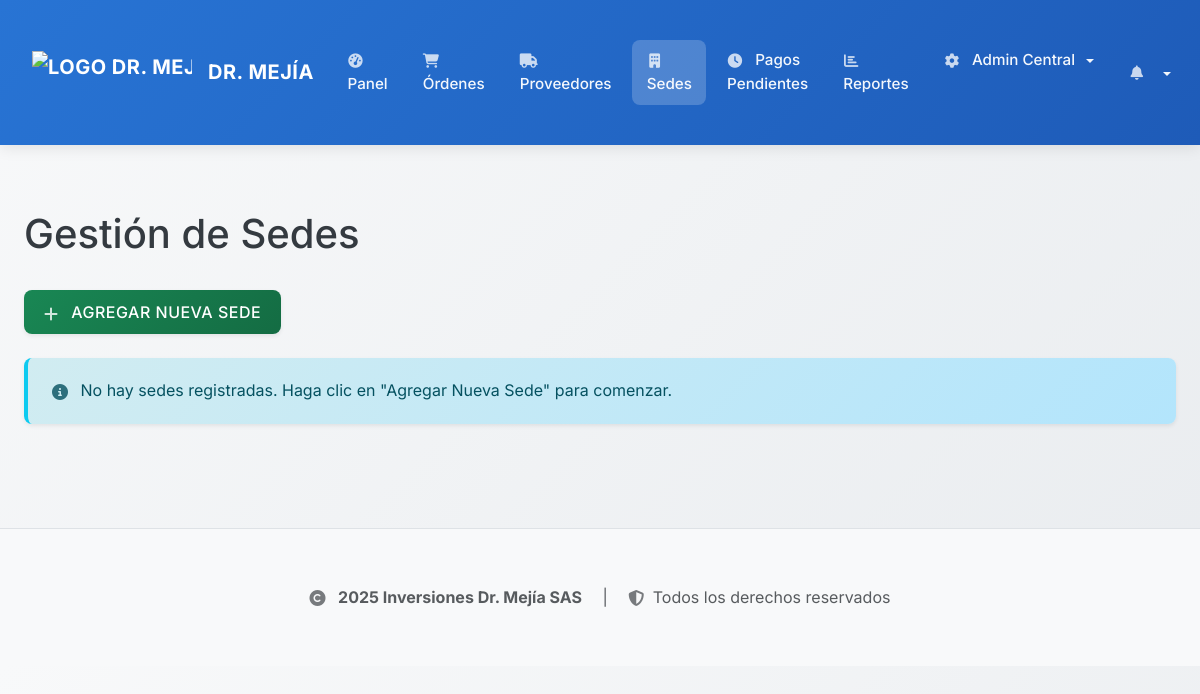
Before: /sedes (signed in) with the older database file.
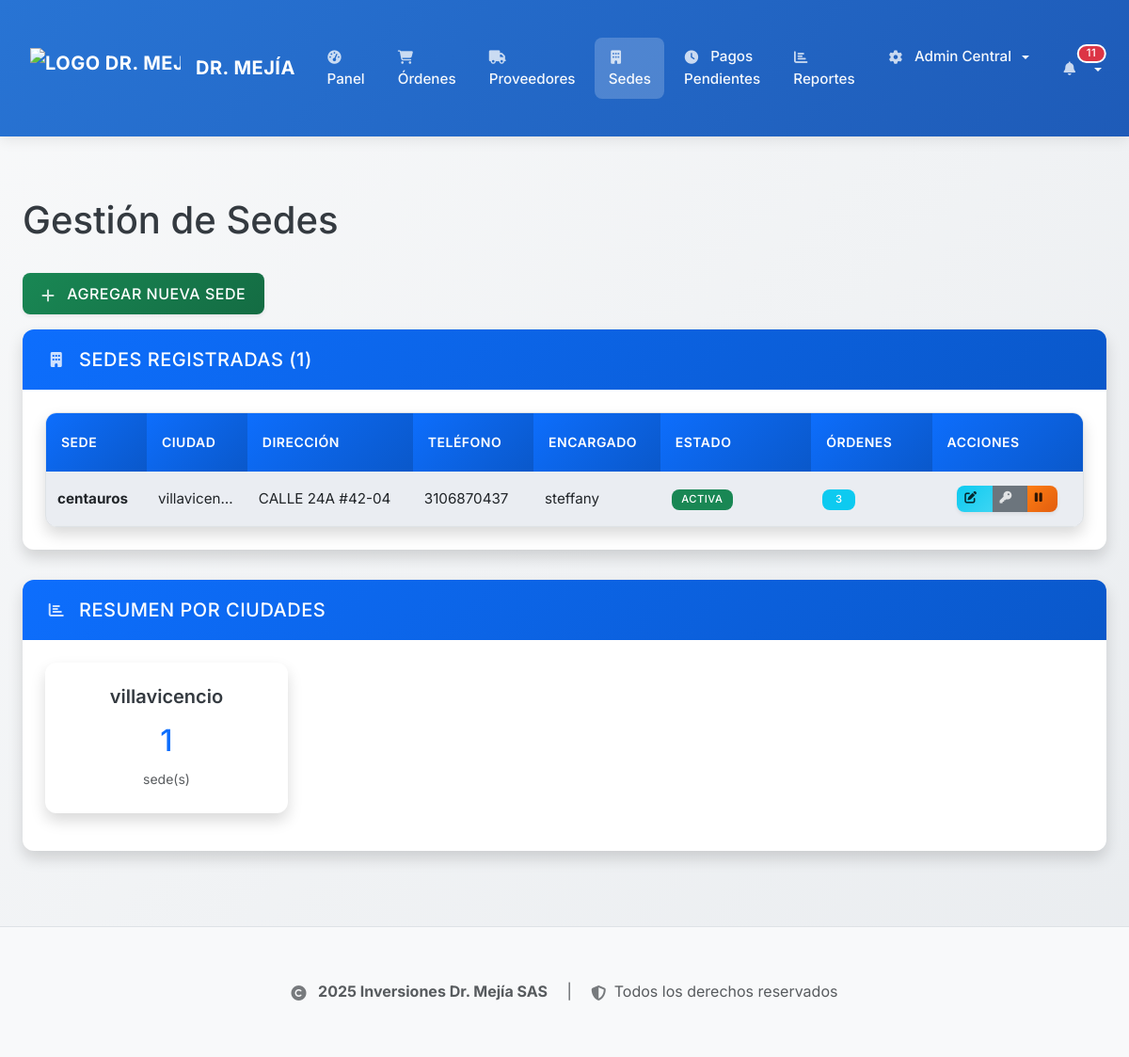
After: the same page with the newer database file.
### backend/app/models.py (models this page shows, shortened)
class Sede(db.Model):
    id = db.Column(db.Integer, primary_key=True)
    name = db.Column(db.String(200), nullable=False, unique=True)  # Nombre de la sede
    city = db.Column(db.String(100), nullable=False)  # Ciudad
    address = db.Column(db.String(300))  # Dirección completa
    phone = db.Column(db.String(20))  # Teléfono de la sede
    manager = db.Column(db.String(128))  # Encargado de la sede
    is_active = db.Column(db.Boolean, default=True)  # Si la sede está activa
    created_at = db.Column(db.DateTime, default=datetime.utcnow)
    orders = db.relationship('WorkOrder', backref='sede', lazy=True)

### backend/app/routes.py (the view)
@bp.route('/sedes')
@login_required
@role_required('admin', 'asistente')
def list_sedes():
    sedes = Sede.query.order_by(Sede.city, Sede.name).all()
    return render_template('sedes/list.html', title='Gestión de Sedes', sedes=sedes)

### backend/app/models.py (called while the page is built)
@login_manager.user_loader
def load_user(user_id):
    return User.query.get(int(user_id))

### backend/app/routes.py (called while the page is built)
def role_required(*roles):
    def wrapper(fn):
        @wraps(fn)
        def decorated_view(*args, **kwargs):
            if not current_user.is_authenticated:
                return login_manager.unauthorized()
            if current_user.role not in roles:
                flash('No tienes permiso para acceder a esta página.', 'danger')
                return redirect(url_for('main.index'))
            return fn(*args, **kwargs)
        return decorated_view
    return wrapper

### backend/app/security.py (called while the page is built)
def log_security_event(event_type, description, severity='WARNING', user=None, metadata=None):
    if user is None:
        if hasattr(current_user, 'is_authenticated') and current_user.is_authenticated:
            user = current_user
        else:
            user = None
    AuditLog.log_action(
        action_type=event_type,
        description=description,
        user=user,
        severity=severity,
        category='SECURITY',
        metadata=metadata,
        requires_attention=severity in ['CRITICAL', 'ERROR']
    )

### frontend/templates/sedes/list.html (shortened to what the changed rows need)
{% extends "base.html" %}
{% block content %}
    <h1 class="mb-4">Gestión de Sedes</h1>
    <p>
        <button class="btn btn-success" data-bs-toggle="modal" data-bs-target="#addSedeModal">
        </button>
    </p>
    {% if sedes %}
        <div class="row">
            <div class="col-md-12">
                <div class="card">
                    <div class="card-header">
                        <h5 class="mb-0">
                            <i class="fas fa-building"></i>
                            Sedes Registradas ({{ sedes|length }})
                        </h5>
                    </div>
                    <div class="card-body">
                        <div class="table-responsive">
                            <table class="table table-striped table-hover">
                                <thead>
                                    <tr>
                                        <th>Sede</th>
                                        <th>Ciudad</th>
                                        <th>Dirección</th>
                                        <th>Teléfono</th>
                                        <th>Encargado</th>
                                        <th>Estado</th>
                                        <th>Órdenes</th>
                                        <th>Acciones</th>
                                    </tr>
                                </thead>
                                <tbody>
                                    {% for sede in sedes %}
                                    <tr>
                                        <td>
                                            <strong>{{ sede.name }}</strong>
                                        </td>
                                        <td>{{ sede.city }}</td>
                                        <td>{{ sede.address or '-' }}</td>
                                        <td>{{ sede.phone or '-' }}</td>
                                        <td>{{ sede.manager or '-' }}</td>
                                        <td>
                                            {% if sede.is_active %}
                                                <span class="badge bg-success">Activa</span>
                                            {% else %}
                                                <span class="badge bg-secondary">Inactiva</span>
                                            {% endif %}
                                        </td>
                                        <td>
                                            <span class="badge bg-info">{{ sede.orders|length }}</span>
                                        </td>
                                        <td>
                                            <div class="btn-group" role="group">
                                                <button class="btn btn-sm btn-info"
                                                        data-bs-toggle="modal"
                                                        data-bs-target="#editSedeModal{{ sede.id }}"
                                                        title="Editar Sede">
                                                    <i class="fas fa-edit"></i>
                                                </button>
                                                {% set sede_admin = sede.administrators|selectattr('role', 'equalto', 'admin_sede')|first %}
                                                {% if sede_admin %}
                                                <button class="btn btn-sm btn-secondary"
                                                        data-bs-toggle="modal"
                                                        data-bs-target="#changeSedeAdminPasswordModal{{ sede.id }}"
                                                        title="Cambiar Contraseña del Administrador">
                                                    <i class="fas fa-key"></i>
                                                </button>
                                                {% endif %}
                                                <button class="btn btn-sm {% if sede.is_active %}btn-warning{% else %}btn-success{% endif %}"
                                                        class="btn btn-sm toggle-status-btn"
                                                        data-sede-id="{{ sede.id }}"
                                                        data-current-status="{{ sede.is_active|lower }}"
                                                        title="{% if sede.is_active %}Desactivar{% else %}Activar{% endif %}">
                                                    <i class="fas fa-{% if sede.is_active %}pause{% else %}play{% endif %}"></i>
                                                </button>
                                            </div>
                                        </td>
                                    </tr>
                                    {% endfor %}
                                </tbody>
                            </table>
                        </div>
                    </div>
                </div>
            </div>
        </div>
        <div class="row mt-4">
            <div class="col-md-12">
                <div class="card">
                    <div class="card-header">
                        <h5 class="mb-0"><i class="fas fa-chart-bar"></i> Resumen por Ciudades</h5>
                    </div>
                    <div class="card-body">
                        <div class="row">
                            {% set cities = sedes|groupby('city') %}
                            {% for city, sedes_en_ciudad in cities %}
                            <div class="col-md-3 mb-3">
                                <div class="card h-100">
                                    <div class="card-body text-center">
                                        <h6 class="card-title">{{ city }}</h6>
                                        <h2 class="text-primary">{{ sedes_en_ciudad|list|length }}</h2>
                                        <small class="text-muted">sede(s)</small>
                                    </div>
                                </div>
                            </div>
                            {% endfor %}
                        </div>
                    </div>
                </div>
            </div>
        </div>
    {% else %}
        <div class="alert alert-info">
            <i class="fas fa-info-circle"></i>
            No hay sedes registradas. Haga clic en "Agregar Nueva Sede" para comenzar.
        </div>
    {% endif %}
{% endblock %}

Changed rows visible on the page:
added Sede: name "centauros", city "villavicen…", address "CALLE 24A #42-04", phone "3106870437", manager "steffany", is_active "ACTIVA", orders|length "3", city "villavicencio", sedes_en_ciudad "1"
Other visible differences:
{{ unread_notifications_count }}: (not shown) → "11"
{{ sedes|length }}: (not shown) → "1"
text no longer shown: "No hay sedes registradas. Haga clic en \"Agregar Nueva Sede\" para comenzar."
text now shown: "SEDES REGISTRADAS ( ) SEDE CIUDAD DIRECCIÓN TELÉFONO ENCARGADO ESTADO ÓRDENES ACCIONES RESUMEN POR CIUDADES"
